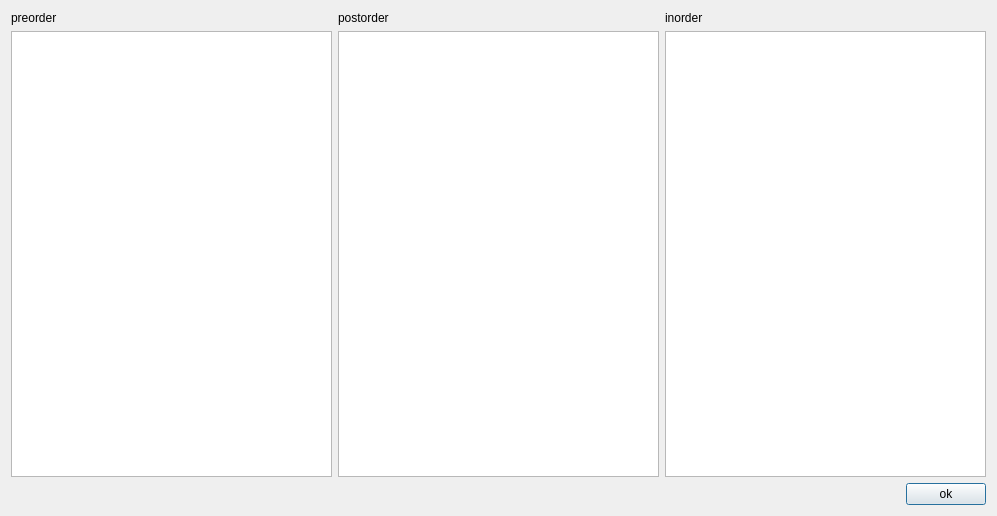
<?xml version="1.0" encoding="UTF-8"?>
<ui version="4.0">
 <class>TravesingDialog</class>
 <widget class="QDialog" name="TravesingDialog">
  <property name="geometry">
   <rect>
    <x>0</x>
    <y>0</y>
    <width>997</width>
    <height>516</height>
   </rect>
  </property>
  <property name="windowTitle">
   <string>Dialog</string>
  </property>
  <layout class="QHBoxLayout" name="horizontalLayout_3">
   <item>
    <layout class="QVBoxLayout" name="verticalLayout_4">
     <item>
      <layout class="QHBoxLayout" name="horizontalLayout">
       <item>
        <layout class="QVBoxLayout" name="verticalLayout">
         <item>
          <widget class="QLabel" name="label">
           <property name="text">
            <string>preorder</string>
           </property>
          </widget>
         </item>
         <item>
          <widget class="QListWidget" name="listWidget"/>
         </item>
        </layout>
       </item>
       <item>
        <layout class="QVBoxLayout" name="verticalLayout_2">
         <item>
          <widget class="QLabel" name="label_2">
           <property name="text">
            <string>postorder</string>
           </property>
          </widget>
         </item>
         <item>
          <widget class="QListWidget" name="listWidget_2"/>
         </item>
        </layout>
       </item>
       <item>
        <layout class="QVBoxLayout" name="verticalLayout_3">
         <item>
          <widget class="QLabel" name="label_3">
           <property name="text">
            <string>inorder</string>
           </property>
          </widget>
         </item>
         <item>
          <widget class="QListWidget" name="listWidget_3"/>
         </item>
        </layout>
       </item>
      </layout>
     </item>
     <item>
      <layout class="QHBoxLayout" name="horizontalLayout_2">
       <item>
        <spacer name="horizontalSpacer">
         <property name="orientation">
          <enum>Qt::Horizontal</enum>
         </property>
         <property name="sizeHint" stdset="0">
          <size>
           <width>40</width>
           <height>20</height>
          </size>
         </property>
        </spacer>
       </item>
       <item>
        <widget class="QPushButton" name="pushButton">
         <property name="text">
          <string>ok</string>
         </property>
        </widget>
       </item>
      </layout>
     </item>
    </layout>
   </item>
  </layout>
 </widget>
 <resources/>
 <connections/>
</ui>
